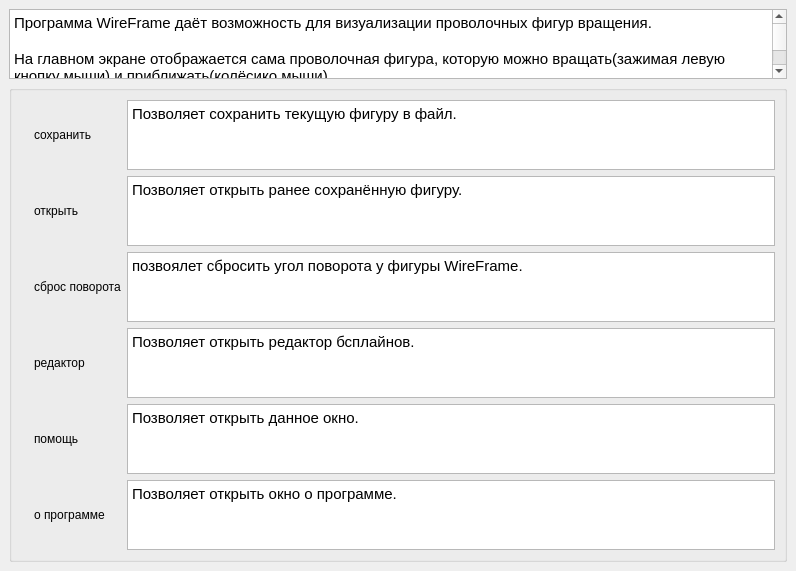
<?xml version="1.0" encoding="UTF-8"?>
<ui version="4.0">
 <class>HelpWindow</class>
 <widget class="QMainWindow" name="HelpWindow">
  <property name="geometry">
   <rect>
    <x>0</x>
    <y>0</y>
    <width>796</width>
    <height>571</height>
   </rect>
  </property>
  <property name="windowTitle">
   <string>MainWindow</string>
  </property>
  <widget class="QWidget" name="centralwidget">
   <layout class="QVBoxLayout" name="verticalLayout">
    <item>
     <widget class="QTextBrowser" name="textBrowser">
      <property name="sizePolicy">
       <sizepolicy hsizetype="Expanding" vsizetype="Expanding">
        <horstretch>0</horstretch>
        <verstretch>0</verstretch>
       </sizepolicy>
      </property>
      <property name="html">
       <string>&lt;!DOCTYPE HTML PUBLIC &quot;-//W3C//DTD HTML 4.0//EN&quot; &quot;http://www.w3.org/TR/REC-html40/strict.dtd&quot;&gt;
&lt;html&gt;&lt;head&gt;&lt;meta name=&quot;qrichtext&quot; content=&quot;1&quot; /&gt;&lt;style type=&quot;text/css&quot;&gt;
p, li { white-space: pre-wrap; }
&lt;/style&gt;&lt;/head&gt;&lt;body style=&quot; font-family:'Ubuntu'; font-size:11pt; font-weight:400; font-style:normal;&quot;&gt;
&lt;p style=&quot; margin-top:0px; margin-bottom:0px; margin-left:0px; margin-right:0px; -qt-block-indent:0; text-indent:0px;&quot;&gt;Программа WireFrame даёт возможность для визуализации проволочных фигур вращения. &lt;/p&gt;
&lt;p style=&quot;-qt-paragraph-type:empty; margin-top:0px; margin-bottom:0px; margin-left:0px; margin-right:0px; -qt-block-indent:0; text-indent:0px;&quot;&gt;&lt;br /&gt;&lt;/p&gt;
&lt;p style=&quot; margin-top:0px; margin-bottom:0px; margin-left:0px; margin-right:0px; -qt-block-indent:0; text-indent:0px;&quot;&gt;На главном экране отображается сама проволочная фигура, которую можно вращать(зажимая левую кнопку мыши) и приближать(колёсико мыши).&lt;/p&gt;
&lt;p style=&quot;-qt-paragraph-type:empty; margin-top:0px; margin-bottom:0px; margin-left:0px; margin-right:0px; -qt-block-indent:0; text-indent:0px;&quot;&gt;&lt;br /&gt;&lt;/p&gt;
&lt;p style=&quot; margin-top:0px; margin-bottom:0px; margin-left:0px; margin-right:0px; -qt-block-indent:0; text-indent:0px;&quot;&gt;В редакторе бсплайнов можно изменять парамеры N-гладкость бсплайна, M количество бсплайнов на WireFrame, M1 - гладкость окружностей на WireFrame. Также есть возможность прилидать и отдалять область отрисовки, есть возможность двигать её же используя клавиши wasd. Можно добавлять новые точки путём нажатия правой кнопки мыши на обласи отрисовки. Можно выбрать точку на области отрисовки по средствам клика левой кнопкой мыши по ней и удалить её нажав Backspace. Можно выбрать точку левой кнопкой мыши, и зажав её, можно двигать точку. Можно у выбранной точки поменять координаты вручную, для этого нужно вписать новые координаты в поля на панели управления и нажать apply. Так же можно вписать все точки BSpline в область отображения нажав кнопку normalize. Так же можно выбрать цвет для опорных точек и бсплайна. При нажатии кнопки Ок окно закрывается.&lt;/p&gt;
&lt;p style=&quot;-qt-paragraph-type:empty; margin-top:0px; margin-bottom:0px; margin-left:0px; margin-right:0px; -qt-block-indent:0; text-indent:0px;&quot;&gt;&lt;br /&gt;&lt;/p&gt;&lt;/body&gt;&lt;/html&gt;</string>
      </property>
     </widget>
    </item>
    <item>
     <widget class="QGroupBox" name="groupBox">
      <property name="title">
       <string/>
      </property>
      <layout class="QGridLayout" name="gridLayout">
       <item row="5" column="0">
        <widget class="QLabel" name="label_11">
         <property name="text">
          <string/>
         </property>
         <property name="pixmap">
          <pixmap>resource/about.png</pixmap>
         </property>
        </widget>
       </item>
       <item row="3" column="1">
        <widget class="QLabel" name="label_8">
         <property name="text">
          <string>редактор</string>
         </property>
        </widget>
       </item>
       <item row="2" column="0">
        <widget class="QLabel" name="label_5">
         <property name="text">
          <string/>
         </property>
         <property name="pixmap">
          <pixmap>resource/refresh.png</pixmap>
         </property>
        </widget>
       </item>
       <item row="0" column="2">
        <widget class="QTextBrowser" name="textBrowser_2">
         <property name="html">
          <string>&lt;!DOCTYPE HTML PUBLIC &quot;-//W3C//DTD HTML 4.0//EN&quot; &quot;http://www.w3.org/TR/REC-html40/strict.dtd&quot;&gt;
&lt;html&gt;&lt;head&gt;&lt;meta name=&quot;qrichtext&quot; content=&quot;1&quot; /&gt;&lt;style type=&quot;text/css&quot;&gt;
p, li { white-space: pre-wrap; }
&lt;/style&gt;&lt;/head&gt;&lt;body style=&quot; font-family:'Ubuntu'; font-size:11pt; font-weight:400; font-style:normal;&quot;&gt;
&lt;p style=&quot; margin-top:0px; margin-bottom:0px; margin-left:0px; margin-right:0px; -qt-block-indent:0; text-indent:0px;&quot;&gt;Позволяет сохранить текущую фигуру в файл.&lt;/p&gt;&lt;/body&gt;&lt;/html&gt;</string>
         </property>
        </widget>
       </item>
       <item row="1" column="0">
        <widget class="QLabel" name="label_3">
         <property name="text">
          <string/>
         </property>
         <property name="pixmap">
          <pixmap>resource/open.png</pixmap>
         </property>
        </widget>
       </item>
       <item row="2" column="2">
        <widget class="QTextBrowser" name="textBrowser_4">
         <property name="html">
          <string>&lt;!DOCTYPE HTML PUBLIC &quot;-//W3C//DTD HTML 4.0//EN&quot; &quot;http://www.w3.org/TR/REC-html40/strict.dtd&quot;&gt;
&lt;html&gt;&lt;head&gt;&lt;meta name=&quot;qrichtext&quot; content=&quot;1&quot; /&gt;&lt;style type=&quot;text/css&quot;&gt;
p, li { white-space: pre-wrap; }
&lt;/style&gt;&lt;/head&gt;&lt;body style=&quot; font-family:'Ubuntu'; font-size:11pt; font-weight:400; font-style:normal;&quot;&gt;
&lt;p style=&quot; margin-top:0px; margin-bottom:0px; margin-left:0px; margin-right:0px; -qt-block-indent:0; text-indent:0px;&quot;&gt;позвоялет сбросить угол поворота у фигуры WireFrame.&lt;/p&gt;&lt;/body&gt;&lt;/html&gt;</string>
         </property>
        </widget>
       </item>
       <item row="5" column="1">
        <widget class="QLabel" name="label_12">
         <property name="text">
          <string>о программе</string>
         </property>
        </widget>
       </item>
       <item row="1" column="2">
        <widget class="QTextBrowser" name="textBrowser_3">
         <property name="html">
          <string>&lt;!DOCTYPE HTML PUBLIC &quot;-//W3C//DTD HTML 4.0//EN&quot; &quot;http://www.w3.org/TR/REC-html40/strict.dtd&quot;&gt;
&lt;html&gt;&lt;head&gt;&lt;meta name=&quot;qrichtext&quot; content=&quot;1&quot; /&gt;&lt;style type=&quot;text/css&quot;&gt;
p, li { white-space: pre-wrap; }
&lt;/style&gt;&lt;/head&gt;&lt;body style=&quot; font-family:'Ubuntu'; font-size:11pt; font-weight:400; font-style:normal;&quot;&gt;
&lt;p style=&quot; margin-top:0px; margin-bottom:0px; margin-left:0px; margin-right:0px; -qt-block-indent:0; text-indent:0px;&quot;&gt;Позволяет открыть ранее сохранённую фигуру.&lt;/p&gt;&lt;/body&gt;&lt;/html&gt;</string>
         </property>
        </widget>
       </item>
       <item row="0" column="0">
        <widget class="QLabel" name="label">
         <property name="text">
          <string/>
         </property>
         <property name="pixmap">
          <pixmap>resource/save.png</pixmap>
         </property>
        </widget>
       </item>
       <item row="3" column="0">
        <widget class="QLabel" name="label_7">
         <property name="text">
          <string/>
         </property>
         <property name="pixmap">
          <pixmap>resource/settings.png</pixmap>
         </property>
        </widget>
       </item>
       <item row="1" column="1">
        <widget class="QLabel" name="label_4">
         <property name="text">
          <string>открыть</string>
         </property>
        </widget>
       </item>
       <item row="2" column="1">
        <widget class="QLabel" name="label_6">
         <property name="text">
          <string>сброс поворота</string>
         </property>
        </widget>
       </item>
       <item row="4" column="2">
        <widget class="QTextBrowser" name="textBrowser_6">
         <property name="html">
          <string>&lt;!DOCTYPE HTML PUBLIC &quot;-//W3C//DTD HTML 4.0//EN&quot; &quot;http://www.w3.org/TR/REC-html40/strict.dtd&quot;&gt;
&lt;html&gt;&lt;head&gt;&lt;meta name=&quot;qrichtext&quot; content=&quot;1&quot; /&gt;&lt;style type=&quot;text/css&quot;&gt;
p, li { white-space: pre-wrap; }
&lt;/style&gt;&lt;/head&gt;&lt;body style=&quot; font-family:'Ubuntu'; font-size:11pt; font-weight:400; font-style:normal;&quot;&gt;
&lt;p style=&quot; margin-top:0px; margin-bottom:0px; margin-left:0px; margin-right:0px; -qt-block-indent:0; text-indent:0px;&quot;&gt;Позволяет открыть данное окно.&lt;/p&gt;&lt;/body&gt;&lt;/html&gt;</string>
         </property>
        </widget>
       </item>
       <item row="3" column="2">
        <widget class="QTextBrowser" name="textBrowser_5">
         <property name="html">
          <string>&lt;!DOCTYPE HTML PUBLIC &quot;-//W3C//DTD HTML 4.0//EN&quot; &quot;http://www.w3.org/TR/REC-html40/strict.dtd&quot;&gt;
&lt;html&gt;&lt;head&gt;&lt;meta name=&quot;qrichtext&quot; content=&quot;1&quot; /&gt;&lt;style type=&quot;text/css&quot;&gt;
p, li { white-space: pre-wrap; }
&lt;/style&gt;&lt;/head&gt;&lt;body style=&quot; font-family:'Ubuntu'; font-size:11pt; font-weight:400; font-style:normal;&quot;&gt;
&lt;p style=&quot; margin-top:0px; margin-bottom:0px; margin-left:0px; margin-right:0px; -qt-block-indent:0; text-indent:0px;&quot;&gt;Позволяет открыть редактор бсплайнов.&lt;/p&gt;&lt;/body&gt;&lt;/html&gt;</string>
         </property>
        </widget>
       </item>
       <item row="0" column="1">
        <widget class="QLabel" name="label_2">
         <property name="text">
          <string>сохранить</string>
         </property>
        </widget>
       </item>
       <item row="4" column="0">
        <widget class="QLabel" name="label_9">
         <property name="text">
          <string/>
         </property>
         <property name="pixmap">
          <pixmap>resource/help.png</pixmap>
         </property>
        </widget>
       </item>
       <item row="4" column="1">
        <widget class="QLabel" name="label_10">
         <property name="text">
          <string>помощь</string>
         </property>
        </widget>
       </item>
       <item row="5" column="2">
        <widget class="QTextBrowser" name="textBrowser_7">
         <property name="html">
          <string>&lt;!DOCTYPE HTML PUBLIC &quot;-//W3C//DTD HTML 4.0//EN&quot; &quot;http://www.w3.org/TR/REC-html40/strict.dtd&quot;&gt;
&lt;html&gt;&lt;head&gt;&lt;meta name=&quot;qrichtext&quot; content=&quot;1&quot; /&gt;&lt;style type=&quot;text/css&quot;&gt;
p, li { white-space: pre-wrap; }
&lt;/style&gt;&lt;/head&gt;&lt;body style=&quot; font-family:'Ubuntu'; font-size:11pt; font-weight:400; font-style:normal;&quot;&gt;
&lt;p style=&quot; margin-top:0px; margin-bottom:0px; margin-left:0px; margin-right:0px; -qt-block-indent:0; text-indent:0px;&quot;&gt;Позволяет открыть окно о программе.&lt;/p&gt;&lt;/body&gt;&lt;/html&gt;</string>
         </property>
        </widget>
       </item>
      </layout>
     </widget>
    </item>
   </layout>
  </widget>
 </widget>
 <resources/>
 <connections/>
</ui>
